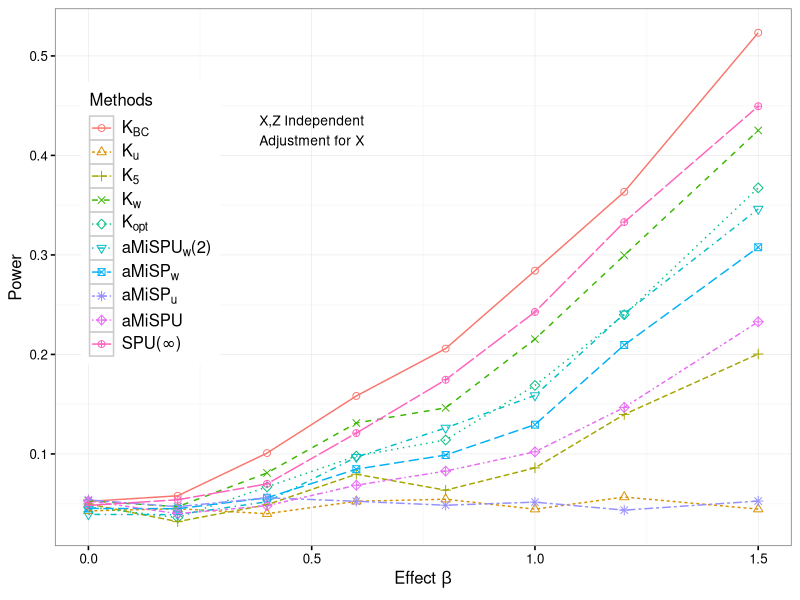

Write R code to recreate this figure.
setwd("/Users/chong/Google Drive/SWAK/simulation/swak-10-27/results")

library(xtable)
##
library(ggplot2)
res = read.table("sim12.txt",sep=",")
res[,3] = factor(rep(1:10,times = 8),levels =  1:10)

## create the plot
base_size = 12
base_family = ""
p1 = ggplot(res, aes(x=x, y=power,group = Methods, color = Methods,shape = Methods,linetype = Methods))+ annotate("text", x = 0.5, y = 0.435, label = "X,Z Independent", size = 3.5) +
annotate("text", x = 0.5, y = 0.415, label = "Adjustment for X", size = 3.5) +
scale_shape_manual(values=1:nlevels(res$Methods),breaks = levels(res$Methods),
labels = c(expression(K[BC]),expression(K[u]),expression(K[5]),expression(K[w]),expression(K[opt]),expression(paste(aMiSPU[w],"(2)",sep="")),expression(aMiSP[w]),expression(aMiSP[u]),"aMiSPU",expression(paste("SPU(",infinity,")",sep=""))))+ labs(x=expression(paste("Effect ", beta,sep="")), y="Power")+
geom_point(size = 2) + geom_line(lwd = 0.5) + scale_colour_discrete(breaks = levels(res$Methods),
labels =c(expression(K[BC]),expression(K[u]),expression(K[5]),expression(K[w]),expression(K[opt]),expression(paste(aMiSPU[w],"(2)",sep="")),expression(aMiSP[w]),expression(aMiSP[u]),"aMiSPU",expression(paste("SPU(",infinity,")",sep=""))))+ scale_linetype_discrete(breaks = levels(res$Methods),
labels = c(expression(K[BC]),expression(K[u]),expression(K[5]),expression(K[w]),expression(K[opt]),expression(paste(aMiSPU[w],"(2)",sep="")),expression(aMiSP[w]),expression(aMiSP[u]),"aMiSPU",expression(paste("SPU(",infinity,")",sep="")))) + guides(Methods = guide_legend(ncol = 6, byrow = TRUE)) +theme_grey(base_size = base_size, base_family = base_family) %+replace%
theme(legend.position=c(0.13, .6),legend.text.align = 0 ,axis.text = element_text(size = rel(0.8)), axis.ticks = element_line(colour = "black"),
legend.key = element_rect(colour = "grey80"), panel.background = element_rect(fill = "white",
colour = NA), panel.border = element_rect(fill = NA,
colour = "grey50"), panel.grid.major = element_line(colour = "grey90",
size = 0.2), panel.grid.minor = element_line(colour = "grey98",
size = 0.5), strip.background = element_rect(fill = "grey80",
colour = "grey50", size = 0.2))

p1




